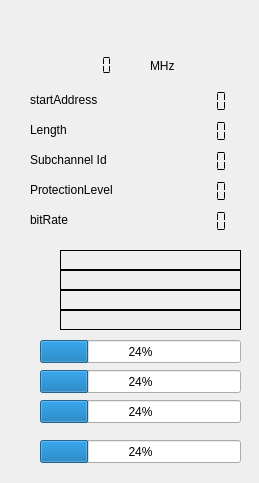
<?xml version="1.0" encoding="UTF-8"?>
<ui version="4.0">
 <class>technical_data</class>
 <widget class="QWidget" name="technical_data">
  <property name="geometry">
   <rect>
    <x>0</x>
    <y>0</y>
    <width>259</width>
    <height>483</height>
   </rect>
  </property>
  <property name="windowTitle">
   <string>Technical Data</string>
  </property>
  <widget class="QLCDNumber" name="startAddressDisplay">
   <property name="geometry">
    <rect>
     <x>170</x>
     <y>90</y>
     <width>64</width>
     <height>23</height>
    </rect>
   </property>
   <property name="frameShape">
    <enum>QFrame::NoFrame</enum>
   </property>
   <property name="segmentStyle">
    <enum>QLCDNumber::Flat</enum>
   </property>
  </widget>
  <widget class="QLCDNumber" name="lengthDisplay">
   <property name="geometry">
    <rect>
     <x>170</x>
     <y>120</y>
     <width>64</width>
     <height>23</height>
    </rect>
   </property>
   <property name="frameShape">
    <enum>QFrame::NoFrame</enum>
   </property>
   <property name="segmentStyle">
    <enum>QLCDNumber::Flat</enum>
   </property>
  </widget>
  <widget class="QLabel" name="language">
   <property name="geometry">
    <rect>
     <x>60</x>
     <y>290</y>
     <width>181</width>
     <height>20</height>
    </rect>
   </property>
   <property name="frameShape">
    <enum>QFrame::Box</enum>
   </property>
   <property name="text">
    <string/>
   </property>
  </widget>
  <widget class="QLCDNumber" name="protectionlevelDisplay">
   <property name="geometry">
    <rect>
     <x>170</x>
     <y>180</y>
     <width>64</width>
     <height>23</height>
    </rect>
   </property>
   <property name="frameShape">
    <enum>QFrame::NoFrame</enum>
   </property>
   <property name="segmentStyle">
    <enum>QLCDNumber::Flat</enum>
   </property>
   <property name="value" stdset="0">
    <double>0.000000000000000</double>
   </property>
  </widget>
  <widget class="QLabel" name="label">
   <property name="geometry">
    <rect>
     <x>30</x>
     <y>90</y>
     <width>111</width>
     <height>20</height>
    </rect>
   </property>
   <property name="text">
    <string>startAddress</string>
   </property>
  </widget>
  <widget class="QLabel" name="label_2">
   <property name="geometry">
    <rect>
     <x>30</x>
     <y>120</y>
     <width>63</width>
     <height>20</height>
    </rect>
   </property>
   <property name="text">
    <string>Length</string>
   </property>
  </widget>
  <widget class="QLabel" name="label_3">
   <property name="geometry">
    <rect>
     <x>30</x>
     <y>180</y>
     <width>111</width>
     <height>20</height>
    </rect>
   </property>
   <property name="text">
    <string>ProtectionLevel</string>
   </property>
  </widget>
  <widget class="QLabel" name="programType">
   <property name="geometry">
    <rect>
     <x>60</x>
     <y>310</y>
     <width>181</width>
     <height>20</height>
    </rect>
   </property>
   <property name="frameShape">
    <enum>QFrame::Box</enum>
   </property>
   <property name="text">
    <string/>
   </property>
  </widget>
  <widget class="QLabel" name="l6">
   <property name="geometry">
    <rect>
     <x>30</x>
     <y>210</y>
     <width>63</width>
     <height>20</height>
    </rect>
   </property>
   <property name="text">
    <string>bitRate</string>
   </property>
  </widget>
  <widget class="QLCDNumber" name="bitrateDisplay">
   <property name="geometry">
    <rect>
     <x>170</x>
     <y>210</y>
     <width>64</width>
     <height>23</height>
    </rect>
   </property>
   <property name="frameShape">
    <enum>QFrame::NoFrame</enum>
   </property>
   <property name="segmentStyle">
    <enum>QLCDNumber::Flat</enum>
   </property>
  </widget>
  <widget class="QLCDNumber" name="subChIdDisplay">
   <property name="geometry">
    <rect>
     <x>170</x>
     <y>150</y>
     <width>64</width>
     <height>23</height>
    </rect>
   </property>
   <property name="frameShape">
    <enum>QFrame::NoFrame</enum>
   </property>
   <property name="segmentStyle">
    <enum>QLCDNumber::Flat</enum>
   </property>
  </widget>
  <widget class="QLabel" name="label_6">
   <property name="geometry">
    <rect>
     <x>30</x>
     <y>150</y>
     <width>111</width>
     <height>20</height>
    </rect>
   </property>
   <property name="text">
    <string>Subchannel Id</string>
   </property>
  </widget>
  <widget class="QLabel" name="uepField">
   <property name="geometry">
    <rect>
     <x>60</x>
     <y>250</y>
     <width>181</width>
     <height>20</height>
    </rect>
   </property>
   <property name="frameShape">
    <enum>QFrame::Box</enum>
   </property>
   <property name="text">
    <string/>
   </property>
  </widget>
  <widget class="QLabel" name="ASCTy">
   <property name="geometry">
    <rect>
     <x>60</x>
     <y>270</y>
     <width>181</width>
     <height>20</height>
    </rect>
   </property>
   <property name="frameShape">
    <enum>QFrame::Box</enum>
   </property>
   <property name="text">
    <string/>
   </property>
  </widget>
  <widget class="QLabel" name="ensemble">
   <property name="geometry">
    <rect>
     <x>20</x>
     <y>10</y>
     <width>201</width>
     <height>20</height>
    </rect>
   </property>
   <property name="text">
    <string/>
   </property>
  </widget>
  <widget class="QLCDNumber" name="frequency">
   <property name="geometry">
    <rect>
     <x>30</x>
     <y>50</y>
     <width>91</width>
     <height>31</height>
    </rect>
   </property>
   <property name="frameShape">
    <enum>QFrame::NoFrame</enum>
   </property>
   <property name="smallDecimalPoint">
    <bool>true</bool>
   </property>
   <property name="digitCount">
    <number>7</number>
   </property>
   <property name="segmentStyle">
    <enum>QLCDNumber::Flat</enum>
   </property>
  </widget>
  <widget class="QLabel" name="label_4">
   <property name="geometry">
    <rect>
     <x>150</x>
     <y>50</y>
     <width>63</width>
     <height>31</height>
    </rect>
   </property>
   <property name="text">
    <string>MHz</string>
   </property>
  </widget>
  <widget class="QProgressBar" name="ficError_display">
   <property name="geometry">
    <rect>
     <x>40</x>
     <y>340</y>
     <width>201</width>
     <height>23</height>
    </rect>
   </property>
   <property name="toolTip">
    <string>&lt;html&gt;&lt;head/&gt;&lt;body&gt;&lt;p&gt;Quality of FIC decoding, 100 is good&lt;/p&gt;&lt;/body&gt;&lt;/html&gt;</string>
   </property>
   <property name="value">
    <number>24</number>
   </property>
  </widget>
  <widget class="QProgressBar" name="frameError_display">
   <property name="geometry">
    <rect>
     <x>40</x>
     <y>370</y>
     <width>201</width>
     <height>23</height>
    </rect>
   </property>
   <property name="toolTip">
    <string>&lt;html&gt;&lt;head/&gt;&lt;body&gt;&lt;p&gt;Frame errors. Indication of the quality of the DAB+ frame detection. 100 is good.&lt;/p&gt;&lt;/body&gt;&lt;/html&gt;</string>
   </property>
   <property name="value">
    <number>24</number>
   </property>
  </widget>
  <widget class="QProgressBar" name="rsError_display">
   <property name="geometry">
    <rect>
     <x>40</x>
     <y>400</y>
     <width>201</width>
     <height>23</height>
    </rect>
   </property>
   <property name="toolTip">
    <string>&lt;html&gt;&lt;head/&gt;&lt;body&gt;&lt;p&gt;Quality of the DAB+ frames. Indicator for the amount of times that the frames contain&lt;/p&gt;&lt;p&gt;more errors than the Reed Solomon correction can correct. 100 is good.&lt;/p&gt;&lt;/body&gt;&lt;/html&gt;</string>
   </property>
   <property name="value">
    <number>24</number>
   </property>
  </widget>
  <widget class="QProgressBar" name="aacError_display">
   <property name="geometry">
    <rect>
     <x>40</x>
     <y>440</y>
     <width>201</width>
     <height>23</height>
    </rect>
   </property>
   <property name="toolTip">
    <string>&lt;html&gt;&lt;head/&gt;&lt;body&gt;&lt;p&gt;Indicator of the successrate of handling the aac frames in the DAB+ transmissions.&lt;/p&gt;&lt;/body&gt;&lt;/html&gt;</string>
   </property>
   <property name="value">
    <number>24</number>
   </property>
  </widget>
 </widget>
 <resources/>
 <connections/>
</ui>
